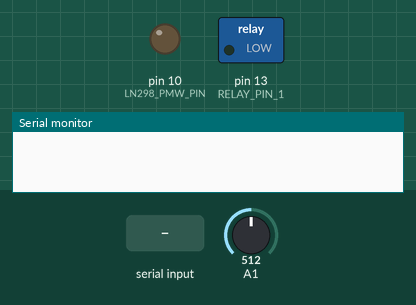
This sketch was run on a simulated Arduino Uno, built with avr-gcc and run on an emulated ATmega328P. On the bench: switched loads named in the sketch (green lamp = pin HIGH), output pins drawn as LEDs (lit = HIGH), the last lines printed to the serial monitor. The inputs (shaded band) are chosen by the test bench; at power-on: A1 = 512.

Above: at 1.2 s.
1.3 s: "90,45\n" received over Serial
At 2.1 s:
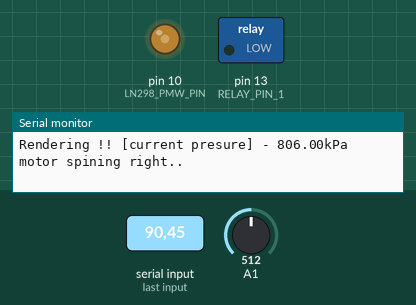
Timing chart, 0 to 8.8 s (numbered marks = the images above; inputs shaded):
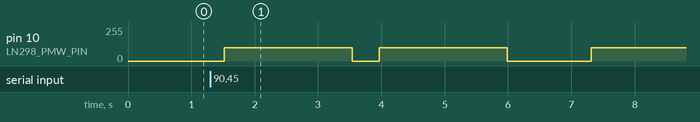

The sketch:

relay-test.ino
```cpp
// //sudo chmod a+rw /dev/ttyUSB0

// int in1 = 13;
// int in2 = 12;

// void setup()
// {

//     // Serial.begin(9600);
//     pinMode(in1, OUTPUT);
//     pinMode(in2, OUTPUT);
// }

// void loop()
// {
//     digitalWrite(in1, HIGH);
//     delay(3000);
//     digitalWrite(in1, LOW);
//     digitalWrite(in2, HIGH);
//     delay(1000);
//     digitalWrite(in2, LOW);
// }
```

constants.cpp
```cpp
#include "constants.h"
const int GlobalConstants::BAUD_RATE = 9600;
const float GlobalConstants ::MAT_A_BOUND_PRESURE = 4.0;
const float GlobalConstants ::MAT_B_BOUND_PRESURE = 4.0;
const float GlobalConstants ::MAT_C_BOUND_PRESURE = 4.0;
const float GlobalConstants ::MAT_D_BOUND_PRESURE = 4.0;
const int GlobalConstants ::RELAY_PIN_1 = 13;
const int GlobalConstants ::RELAY_PIN_2 = 14;
const int GlobalConstants::LN298_PIN_1 = 2;
const int GlobalConstants::LN298_PIN_2 = 8;
const int GlobalConstants::LN298_PMW_PIN = 10;
const int GlobalConstants ::PRESURE_SENSOR_PIN = 1;
const float GlobalConstants ::OFFSET_PRESURE = 0.483;
const int GlobalConstants::MOTOR_SPEED = 100;
const float GlobalConstants::NORM_PRESURE = 1.0;
const int GlobalConstants::STATE_IDEAL_PIN = 4;
const int GlobalConstants::STATE_RENDERING_PIN = 5;
const int GlobalConstants::STATUS_PIN = 6;
```

constants.h
```cpp
// Protect against multiple inclusions in the same source file
#ifndef CONSTANTS_H
#define CONSTANTS_H

class GlobalConstants
{

public:
    static const float MAT_A_BOUND_PRESURE;
    static const float MAT_B_BOUND_PRESURE;
    static const float MAT_C_BOUND_PRESURE;
    static const float MAT_D_BOUND_PRESURE;
    static const int RELAY_PIN_1;
    static const int RELAY_PIN_2;
    static const int LN298_PIN_1;
    static const int LN298_PIN_2;
    static const int LN298_PMW_PIN;
    static const int PRESURE_SENSOR_PIN;
    static const float OFFSET_PRESURE;
    static const float NORM_PRESURE;
    static const int MOTOR_SPEED;
    static const int STATUS_PIN;
    static const int STATE_IDEAL_PIN;
    static const int STATE_RENDERING_PIN;
    static const int BAUD_RATE;
};
#endif
```

l298n-test.ino
```cpp
// // connect motor controller pins to Arduino digital pins
// // motor one
// int enA = 10;
// int in1 = 7;
// int in2 = 8;
// // motor two

// void setup()
// {
//     // set all the motor control pins to outputs
//     pinMode(enA, OUTPUT);

//     pinMode(in1, OUTPUT);
//     pinMode(in2, OUTPUT);
// }

// void demoTwo()
// {
//     digitalWrite(in1, HIGH);
//     digitalWrite(in1, LOW);
//     analogWrite(enA, 200);
// }
// void loop()
// {
//     demoTwo();
// }
```

main.ino
```cpp
// //sudo chmod a+rw /dev/ttyUSB0
#include "presure.h"
#include "water-pump.h"
#include "constants.h"
#include "systemEums.h"
#include "statusPanel.h"

float targetPresure;
float serialRead;
void printMessage(String preMessage, float value, String postMessage);
void printMessage(String preMessage);
WaterPump waterPump;
PresureSensor presureSensor;
StatusPanel statusPanel;

void setup()
{

    Serial.begin(GlobalConstants::BAUD_RATE);
    pinMode(GlobalConstants::RELAY_PIN_1, OUTPUT);
    pinMode(GlobalConstants::RELAY_PIN_1, OUTPUT);
    pinMode(GlobalConstants::LN298_PMW_PIN, OUTPUT);

    waterPump = WaterPump();
    presureSensor = PresureSensor();
    statusPanel = StatusPanel();

    statusPanel.setStatus(SystemEnums::SYSTEM_ON);
}

void loop()
{
    statusPanel.setState(SystemEnums::SYSTEM_STATE_IDEAL);
    if (Serial.available())
    {

        serialRead = Serial.parseFloat();
        if (serialRead != 0.0)
        {
            targetPresure = serialRead;
            printMessage("target presure", targetPresure, "kPa");
        }
    }
    if (targetPresure != 0.0)
    {
        printMessage("system presure", presureSensor.getCurrentPresureInPascal(), "kPa");
        renderPresure();
    }

    // waterPump.leftSpin();
    // delay(3000);
    // waterPump.rightSpin();
    // delay(3000);
    // waterPump.stopMotor();
    // delay(3000);

    // digitalWrite(8, LOW);
    // digitalWrite(2, HIGH);
    // analogWrite(10, 70);
    // Serial.println("Spin 1");
    // delay(3000);

    // digitalWrite(8, LOW);
    // digitalWrite(2, LOW);
    // Serial.println("stop");
    // analogWrite(10, 0);
    // delay(3000);

    // digitalWrite(8, HIGH);
    // digitalWrite(2, LOW);
    // Serial.println("Spin 2");
    // analogWrite(10, 70);
    // delay(3000);
    // digitalWrite(8, LOW);
    // digitalWrite(2, LOW);
    // Serial.println("stop");
    // analogWrite(10, 0);
    // delay(3000);
    // // analogWrite(10, 70);
}

void renderPresure()

{

    float currentPresure = presureSensor.getCurrentPresureInPascal();
    if (isRenderNeeded(targetPresure, currentPresure))
    {
        // activate redering mode
        statusPanel.setState(SystemEnums::SYSTEM_STATE_RENDERING);
        printMessage("--------------------------------------------------------");
        printMessage("Rendering started !! [target presure]", targetPresure, "kPa");
        printMessage("--------------------------------------------------------");
        printMessage("Rendering !! [current presure]", currentPresure, "kPa");

        while (isRenderNeeded(targetPresure, currentPresure))
        {

            if (currentPresure < getLowerBoundPresure(targetPresure, currentPresure))
            {
                waterPump.leftSpin();
                // waterPump.rightSpin();
                delay(2000);
            }
            else
            {
                waterPump.rightSpin();
                // waterPump.leftSpin();
                delay(2000);
            }
            if (Serial.available())
            {
                waterPump.stopMotor();
                break;
            }
            // update current presure
            currentPresure = presureSensor.getCurrentPresureInPascal();
            printMessage("Rendering !! [current presure]", currentPresure, "kPa");
        }
    }

    // change state to ideal model
    statusPanel.setState(SystemEnums::SYSTEM_STATE_IDEAL);
    waterPump.stopMotor();
    printMessage("--------------------------------------------------------");
    printMessage("Redering completed !! at presure", currentPresure, "kPa");
    printMessage("--------------------------------------------------------");
}

bool isRenderNeeded(float target, float current)
{
    float normalizedPresure[2];
    normalizedPresure[0] = target - GlobalConstants ::NORM_PRESURE;
    normalizedPresure[1] = target + GlobalConstants ::NORM_PRESURE;
    return current < normalizedPresure[0] || current > normalizedPresure[1];
}

float getUpperBoundPresure(float target, float current)
{
    return target + GlobalConstants ::NORM_PRESURE;
}

float getLowerBoundPresure(float target, float current)
{
    return target - GlobalConstants ::NORM_PRESURE;
}
```

presure.cpp
```cpp
#include "presure.h"
#include "constants.h"
#include "Arduino.h"

PresureSensor ::PresureSensor()
{
    inputPin = GlobalConstants::PRESURE_SENSOR_PIN;
}

float PresureSensor ::getCurrentPresureInPascal()
{
    int P = ((analogRead(inputPin) * 5.00 / 1024) - GlobalConstants ::OFFSET_PRESURE) * 400;
    return P;
}
```

presure.h
```cpp
#ifndef PresureSensor_H
#define PresureSensor_H
class PresureSensor
{
    int inputPin;

public:
    PresureSensor();

    float getCurrentPresureInPascal();
};
#endif
```

print-message.ino
```cpp
void printMessage(String preMessage = "", float value = 0.0, String postMessage = "")
{
    Serial.println("");
    Serial.print(preMessage);
    Serial.print(" - ");
    Serial.print(value);
    Serial.print(postMessage);
    Serial.println("");
}

void printMessage(String preMessage = "")
{
    Serial.println(preMessage);
}
```

statusPanel.cpp
```cpp
#include "statusPanel.h"
#include "Arduino.h"
#include "constants.h"
#include "systemEums.h"

StatusPanel::StatusPanel()
{
    status = false;
    state = 0;
    stateIdealPin = GlobalConstants::STATE_IDEAL_PIN;
    stateRenderingPin = GlobalConstants::STATE_RENDERING_PIN;
    statusPin = GlobalConstants::STATUS_PIN;
}

void StatusPanel::setStatus(bool state)
{
    if (state)
    {

        digitalWrite(statusPin, HIGH);
    }
    else
    {
        digitalWrite(statusPin, LOW);
    }
    this->status = status;
}

void StatusPanel::setState(int state)
{

    if (state == SystemEnums::SYSTEM_STATE_IDEAL)
    {
        digitalWrite(stateIdealPin, HIGH);
        digitalWrite(stateRenderingPin, LOW);
    }

    if (state == SystemEnums::SYSTEM_STATE_RENDERING)
    {

        digitalWrite(stateRenderingPin, HIGH);
        digitalWrite(stateIdealPin, LOW);
    }

    if (state == SystemEnums::SYSTEM_STATE_STANDBY)
    {
        digitalWrite(stateRenderingPin, LOW);
        digitalWrite(stateIdealPin, LOW);
    }
}

bool StatusPanel::getStatus()
{
    return this->status;
}

int StatusPanel::getState()
{
    return this->state;
}
```

statusPanel.h
```cpp
#ifndef StatusPanel_H
#define StatusPanel_H

class StatusPanel
{
    bool status;
    int state;
    int stateIdealPin;
    int stateRenderingPin;
    int statusPin;

public:
    StatusPanel();

    void setStatus(bool status);

    bool getStatus();

    void setState(int state);
    int getState();
};
#endif
```

systemEums.cpp
```cpp
#include "systemEums.h"
const bool SystemEnums::SYSTEM_ON = true;
const bool SystemEnums::SYSTEM_OFF = false;
const int SystemEnums::SYSTEM_STATE_STANDBY = 0;
const int SystemEnums::SYSTEM_STATE_IDEAL = 1;
const int SystemEnums::SYSTEM_STATE_RENDERING = 2;
```

systemEums.h
```cpp
#ifndef ENUMS_H
#define ENUMS_H
class SystemEnums
{
public:
    static const bool SYSTEM_ON;
    static const bool SYSTEM_OFF;
    static const int SYSTEM_STATE_RENDERING;
    static const int SYSTEM_STATE_IDEAL;
    static const int SYSTEM_STATE_STANDBY;
};
#endif
```

test.ino
```cpp
// //sudo chmod a+rw /dev/ttyUSB0

// int enA = 10;
// int in1 = 8;
// int in2 = 7;
// int solnoidPin = 4;
// int an1 = 1;
// int speed = 255 const float OffSet = 0.483;
// float thumbArea = 0.0004;
// float currentPresure = 0.0;
// float targetPresure = 0.0;
// void printMessage(String preMessage, float value, String postMessage);

// void setup()
// {

//     Serial.begin(9600);
//     pinMode(in1, OUTPUT);
//     pinMode(in2, OUTPUT);
//     // pinMode(solnoidPin, OUTPUT);
//     pinMode(enA, OUTPUT);
//     // digitalWrite(solnoidPin, HIGH);
// }

// void loop()
// {
//     digitalWrite(in1, HIGH);
//     digitalWrite(in2, LOW);
//     analogWrite(enA, speed);
// }
```

water-pump.cpp
```cpp
#include "water-pump.h"
#include "constants.h"
#include "Arduino.h"

WaterPump ::WaterPump()
{
    pin1 = GlobalConstants::LN298_PIN_1;
    pin2 = GlobalConstants ::LN298_PIN_2;
    speedPin = GlobalConstants::LN298_PMW_PIN;
    speed = GlobalConstants::MOTOR_SPEED;
}

void WaterPump ::leftSpin()

{

    digitalWrite(pin1, LOW);
    digitalWrite(pin2, HIGH);
    analogWrite(speedPin, speed);
    Serial.println("motor spining left..");
}

void WaterPump ::rightSpin()
{

    digitalWrite(pin1, HIGH);
    digitalWrite(pin2, LOW);
    analogWrite(speedPin, speed);
    Serial.println("motor spining right..");
}
void WaterPump ::stopMotor()
{
    {

        digitalWrite(pin2, LOW);
        digitalWrite(pin1, LOW);
        analogWrite(speedPin, 0);
        Serial.println("motor stoped..");
    }
}
```

water-pump.h
```cpp
#ifndef WaterPump_H
#define WaterPump_H
class WaterPump
{
    int pin1;
    int pin2;
    int speedPin;
    int speed;

public:
    WaterPump();

    void leftSpin();

    void rightSpin();

    void stopMotor();
};
#endif
```

Measured:
- after the input at 1.3 s, pin 10 (LN298_PMW_PIN): goes 100/255 2.0 s, 0/255 0.42 s, 100/255 2.0 s, 0/255 1.3 s, then 100/255, starting after 0.22 s
